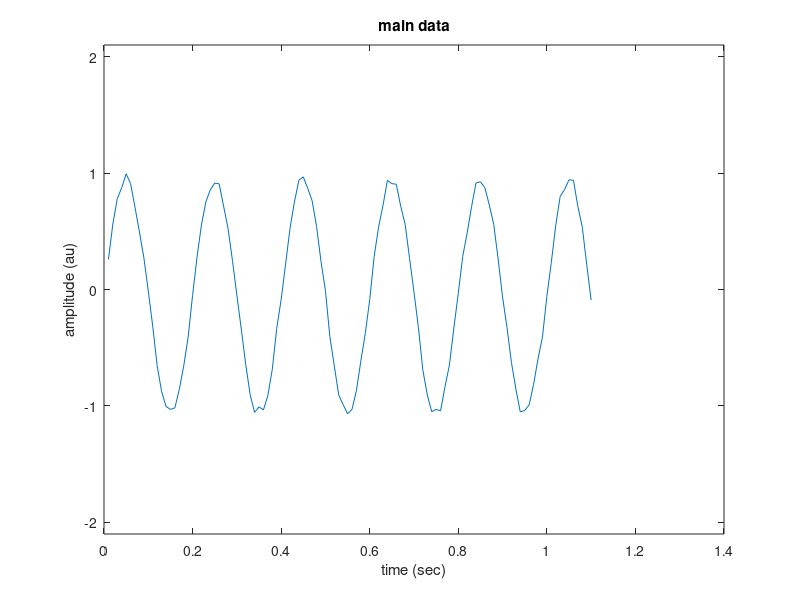
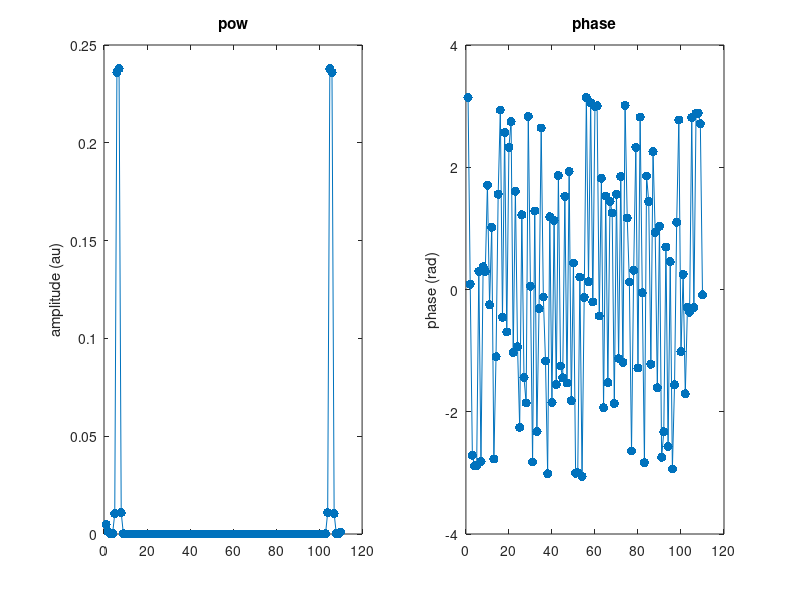

These charts were generated, in order, by the following MATLAB code: (Note: this script raises an error after producing the figures.)
% script by STO ten Oever, 09-02-2018. Developed for M-BIC: Disclosing fine-grained temporal 
% processing: Common and advanced analysis of EEG time-series. 
% 
% script 5. 
% This script provides explanation of phase vs power and weird fieldtrip
% angle behavior
%
% necessary before usage:
%       - add fieldtrip to your path (change line 10).

addpath('F:\Other\Teaching\MBicEEGcourse\Practical\MatlabToolboxes\fieldtrip-20161231');

%% Example data
fsample = 100;
tp = [1/fsample:1/fsample:1.1];
freq = 5;
ndatsample = length(tp);
FreqUse = linspace(0, (ndatsample/2)./(ndatsample./fsample), ndatsample/2+1);

dat = sin(freq*2*pi*tp)+rand(1,ndatsample).*0.1;
dat = dat - mean(dat);

figure(1)
plot(tp, dat); xlabel('time (sec)'); ylabel('amplitude (au)'); set(gca, 'ylim', [-2.1 2.1]);
title('main data');

%% calculate FFT, show power and phase
tap = hanning(ndatsample)';
fft_output = fft(bsxfun(@times,dat,tap),[], 2);
fft_output = fft_output ./norm(fft_output, 'fro');
fft_outputP = abs(fft_output).^2; % pow
fft_outputA = angle(fft_output);

figure(2)
subplot(121)
plot(fft_outputP, '.-', 'markersize', 20); ylabel('amplitude (au)');
title('pow');
subplot(122)
plot(fft_outputA, '.-', 'markersize', 20); ylabel('phase (rad)');
title('phase');

%% Show effect on phase estimate with different noise levels
noiselevel = [0 5 22];
amtr = 100;
intf = nearest(FreqUse, freq);

close(figure(3));
figure(3); cntpl = 1;
for nl = 1:length(noiselevel)
    Pow=zeros(1,ndatsample);PE5=[];
    for it = 1:amtr
        dat = sin(freq*2*pi*(tp)+0.5*pi)+rand(1,ndatsample).*noiselevel(nl);
        dat = dat - mean(dat);
        
        fft_output = fft(bsxfun(@times,dat,tap),[], 2);
        fft_output = fft_output ./norm(fft_output, 'fro');
        fft_outputP = abs(fft_output).^2; % pow
        fft_outputA = angle(fft_output);
        PE5(it) = fft_outputA(intf);
        Pow = Pow+fft_outputP;
    end;
    subplot(3,2,cntpl);
    plot(Pow./amtr, '.-');
    set(gca, 'xlim', [1 ndatsample./2]); xlabel('Freq'); ylabel('pow');
    subplot(3,2,cntpl+1);
    hist(PE5);
    set(gca, 'xlim', [-pi pi]); xlabel('phase (rad)'); ylabel('n');
    cntpl = cntpl + 2;
end;

%%
fsample = 1000;
freq = 5;
tp = [0:1/fsample:1-1/fsample];

ndatsample = length(tp);
FreqUse = linspace(0, (ndatsample/2)./(ndatsample./fsample), ndatsample/2+1);
intf = nearest(FreqUse, freq);
tap = hanning(ndatsample)';

dat = sin(freq*2*pi*tp+1.5*pi);
dat = dat - mean(dat);

fft_output = fft(bsxfun(@times,dat,tap),[], 2);
fft_outputP = abs(fft_output).^2; % pow
fft_outputA = angle(fft_output);
tp = tp-0; % !!!! change this to see weird fieltrip behavior, optimal is to change within one period, for 5 Hz between 0 and 0.2
fftr.time{1}= tp;
fftr.trial{1}= dat;
fftr.label{1} = '1';

cfg =[];
cfg.taper = 'hanning';
cfg.method = 'mtmfft';
cfg.output = 'fourier';
x = ft_freqanalysis(cfg, fftr);
FTph = angle(x.fourierspctrm(intf));
FFTph = fft_outputA(intf);

figure(3)
plot(fftr.time{1}, dat);
title(['FT = ' num2str(round(FTph./pi,2))  ' pi; FFT: ' num2str(round(FFTph./pi,2)) ' pi']);
set(gca, 'xlim', fftr.time{1}([1 end]));
xlabel('time (sec)');
hold on
plot([mean(tp) mean(tp)], [-1 1]);
plot([0 0], [-1 1]);
hold off
